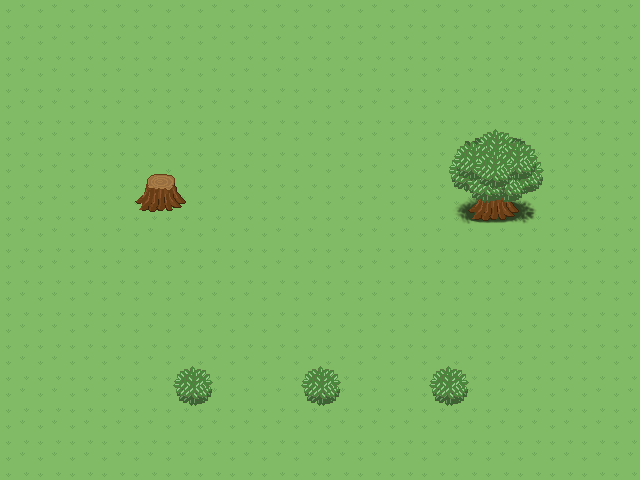

A 2D game scene composited from a Tiled map and its tileset images. What follows is a short description and the map's XML, with every tile layer's data as written:
An orthogonal 20x15 tile map with 32x32 px tiles, 2 tile layers (suelo, solido objetos).

<map version="1.0" orientation="orthogonal" renderorder="right-down" width="20" height="15" tilewidth="32" tileheight="32">
 <tileset firstgid="1" name="free_tileset_version_10" tilewidth="32" tileheight="32">
  <image source="free_tileset_version_10.png" width="480" height="1216" />
 </tileset>
 <layer name="suelo" width="20" height="15">
  <data encoding="csv">
276,276,276,276,276,276,276,276,276,276,276,276,276,276,276,276,276,276,276,276,
276,276,276,276,276,276,276,276,276,276,276,276,276,276,276,276,276,276,276,276,
276,276,276,276,276,276,276,276,276,276,276,276,276,276,276,276,276,276,276,276,
276,276,276,276,276,276,276,276,276,276,276,276,276,276,276,276,276,276,276,276,
276,276,276,276,276,276,276,276,276,276,276,276,276,276,276,276,276,276,276,276,
276,276,276,276,276,276,276,276,276,276,276,276,276,276,276,276,276,276,276,276,
276,276,276,276,276,276,276,276,276,276,276,276,276,276,276,276,276,276,276,276,
276,276,276,276,276,276,276,276,276,276,276,276,276,276,276,276,276,276,276,276,
276,276,276,276,276,276,276,276,276,276,276,276,276,276,276,276,276,276,276,276,
276,276,276,276,276,276,276,276,276,276,276,276,276,276,276,276,276,276,276,276,
276,276,276,276,276,276,276,276,276,276,276,276,276,276,276,276,276,276,276,276,
276,276,276,276,276,276,276,276,276,276,276,276,276,276,276,276,276,276,276,276,
276,276,276,276,276,276,276,276,276,276,276,276,276,276,276,276,276,276,276,276,
276,276,276,276,276,276,276,276,276,276,276,276,276,276,276,276,276,276,276,276,
276,276,276,276,276,276,276,276,276,276,276,276,276,276,276,276,276,276,276,276
</data>
 </layer>
 <layer name="solido objetos" width="20" height="15">
  <data encoding="csv">
0,0,0,0,0,0,0,0,0,0,0,0,0,0,0,0,0,0,0,0,
0,0,0,0,0,0,0,0,0,0,0,0,0,0,0,0,0,0,0,0,
0,0,0,0,0,0,0,0,0,0,0,0,0,0,0,0,0,0,0,0,
0,0,0,0,0,0,0,0,0,0,0,0,0,0,0,0,0,0,0,0,
0,0,0,0,0,0,0,0,0,0,0,0,0,0,226,227,228,0,0,0,
0,0,0,0,244,245,0,0,0,0,0,0,0,0,241,242,243,0,0,0,
0,0,0,0,259,260,0,0,0,0,0,0,0,0,256,257,258,0,0,0,
0,0,0,0,0,0,0,0,0,0,0,0,0,0,0,0,0,0,0,0,
0,0,0,0,0,0,0,0,0,0,0,0,0,0,0,0,0,0,0,0,
0,0,0,0,0,0,0,0,0,0,0,0,0,0,0,0,0,0,0,0,
0,0,0,0,0,0,0,0,0,0,0,0,0,0,0,0,0,0,0,0,
0,0,0,0,0,273,274,0,0,273,274,0,0,273,274,0,0,0,0,0,
0,0,0,0,0,288,289,0,0,288,289,0,0,288,289,0,0,0,0,0,
0,0,0,0,0,0,0,0,0,0,0,0,0,0,0,0,0,0,0,0,
0,0,0,0,0,0,0,0,0,0,0,0,0,0,0,0,0,0,0,0
</data>
 </layer>
</map>